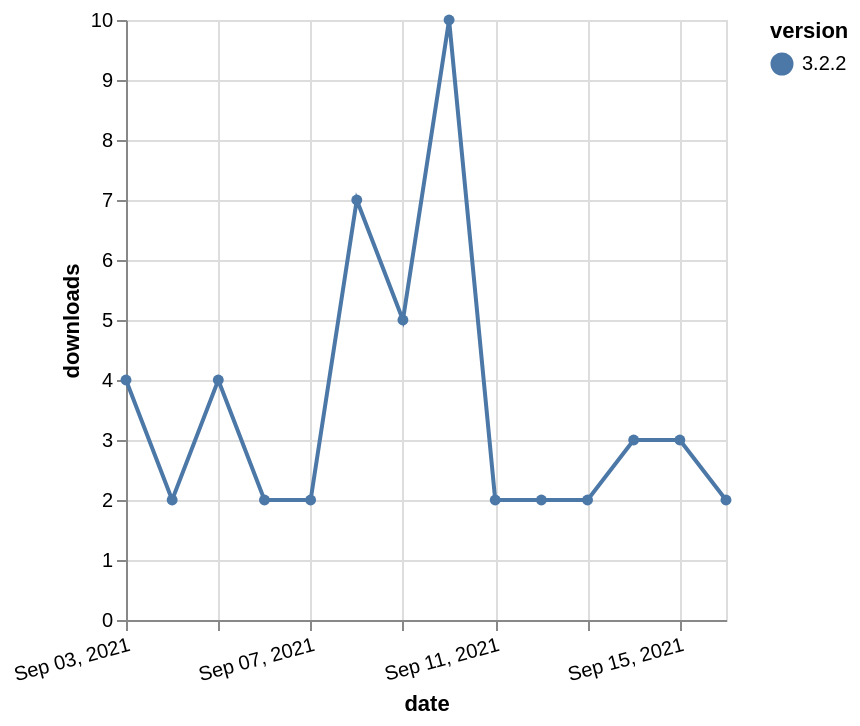

Vega-Lite specification for this chart:
### Vega-Lite specification from a JSON file in a GitHub repository (floating-point values rounded to 4 significant figures)
{"$schema": "https://vega.github.io/schema/vega-lite/v5.json", "description": "A simple bar chart with embedded data.", "data": {"values": [{"date": "2021-09-03", "total": 5695, "delta": 4, "version": "3.2.2"}, {"date": "2021-09-04", "total": 5697, "delta": 2, "version": "3.2.2"}, {"date": "2021-09-05", "total": 5701, "delta": 4, "version": "3.2.2"}, {"date": "2021-09-06", "total": 5703, "delta": 2, "version": "3.2.2"}, {"date": "2021-09-07", "total": 5705, "delta": 2, "version": "3.2.2"}, {"date": "2021-09-08", "total": 5712, "delta": 7, "version": "3.2.2"}, {"date": "2021-09-09", "total": 5717, "delta": 5, "version": "3.2.2"}, {"date": "2021-09-10", "total": 5727, "delta": 10, "version": "3.2.2"}, {"date": "2021-09-11", "total": 5729, "delta": 2, "version": "3.2.2"}, {"date": "2021-09-12", "total": 5731, "delta": 2, "version": "3.2.2"}, {"date": "2021-09-13", "total": 5733, "delta": 2, "version": "3.2.2"}, {"date": "2021-09-14", "total": 5736, "delta": 3, "version": "3.2.2"}, {"date": "2021-09-15", "total": 5739, "delta": 3, "version": "3.2.2"}, {"date": "2021-09-16", "total": 5741, "delta": 2, "version": "3.2.2"}]}, "width": "container", "mark": {"type": "line", "point": {"filled": true}}, "encoding": {"x": {"field": "date", "type": "temporal", "timeUnit": "yearmonthdate", "title": "date", "axis": {"labelAngle": -15}}, "y": {"field": "delta", "type": "quantitative", "title": "downloads"}, "color": {"field": "version", "type": "nominal"}, "tooltip": {"field": "delta"}}}
